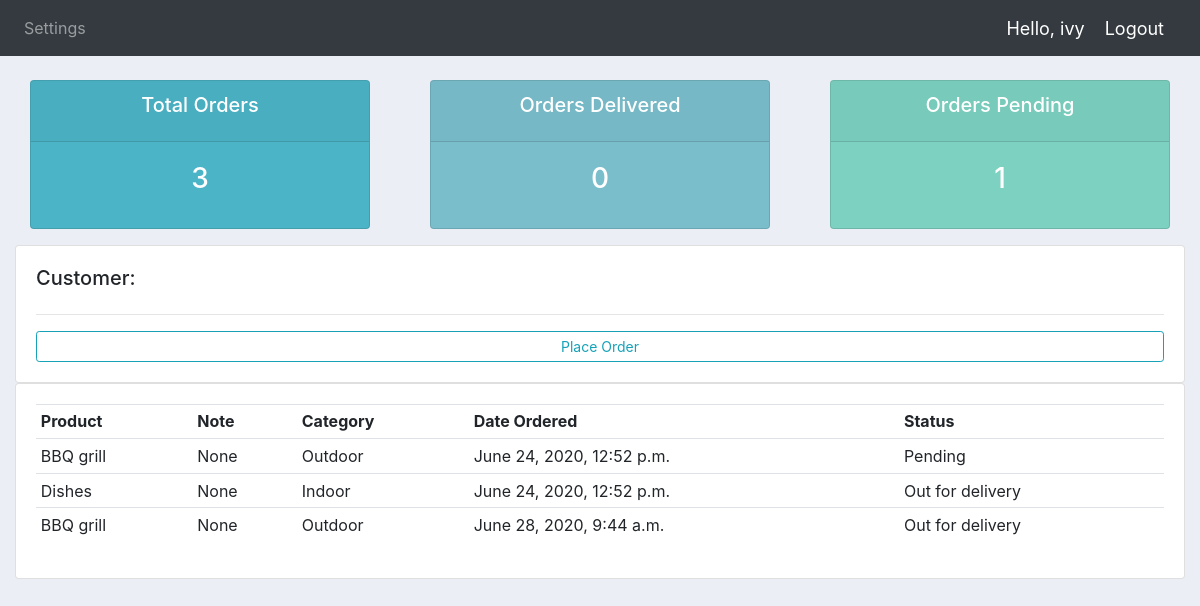
The app's page /user/ (signed in) with its own data.
### accounts/models.py (models this page shows, shortened)
class Order(models.Model):
    STATUS = (
        ('Pending', 'Pending'),
        ('Out for delivery', 'Out for delivery'),
        ('Delivered', 'Delivered'),
    )
    customer = models.ForeignKey(Customer, on_delete=models.SET_NULL, related_name='orders', null=True)
    product = models.ForeignKey(Product, on_delete=models.SET_NULL, related_name='orders', null=True)
    date_created = models.DateTimeField(auto_now_add=True, null=True)
    status = models.CharField(max_length=200, null=True, choices=STATUS)
    note = models.CharField(max_length=1000, null=True)

class Product(models.Model):
    CATEGORY = (
        ('Indoor', 'Indoor'),
        ('Outdoor', 'Outdoor'),
    )
    name = models.CharField(max_length=200, null=True)
    price = models.FloatField(null=True)
    category = models.CharField(max_length=200, null=True, choices=CATEGORY)
    description = models.TextField(null=True, blank=True)
    date_created = models.DateTimeField(auto_now_add=True, null=True)
    tags = models.ManyToManyField(Tag)
    def __str__(self):
        return self.name

### accounts/decorators.py (the view)
        def wrapper_func(request, *args, **kwargs):
            group = None
            if request.user.groups.exists():
                group = request.user.groups.all()[0].name
            if group in allowed_roles:
                return view_func(request, *args, **kwargs)
            else:
                return HttpResponse('You are not authorised to view this page.')

### accounts/views.py (called while the page is built)
@login_required(login_url='login')
@allowed_users(allowed_roles=['customer'])
def userPage(request):
    customer = request.user.customer
    orders = request.user.customer.orders.all()
    total_orders = orders.count()
    orders_delivered = orders.filter(status='Delivered').count()
    orders_pending = orders.filter(status='Pending').count()
    context = {'customer': customer, 'orders': orders, 'total_orders': total_orders, 'orders_delivered': orders_delivered, 'orders_pending': orders_pending}
    return render(request, 'accounts/user.html', context)

### accounts/templates/accounts/user.html
{% extends 'accounts/main.html' %}
{% block content %}
    {% include 'accounts/status.html' %}
    <div class="row">
	<div class="col-md">
		<div class="card card-body">
			<h5>Customer:</h5>
			<hr>
			<a class="btn btn-outline-info  btn-sm btn-block" href="{% url 'create_order' customer.id %}">Place Order</a>
		</div>
	</div>
    </div>
    <div class="row">
        <div class="col-md">
            <div class="card card-body">
                <table class="table table-sm">
                    <tr>
                        <th>Product</th>
                        <th>Note</th>
                        <th>Category</th>
                        <th>Date Ordered</th>
                        <th>Status</th>
                    </tr>
                    {% for order in orders %}
                        <tr>
                            <td>{{ order.product }}</td>
                            <td>{{ order.note }}</td>
                            <td>{{ order.product.category }}</td>
                            <td>{{ order.date_created }}</td>
                            <td>{{ order.status }}</td>
                        </tr>
                    {% endfor %}
                </table>
            </div>
        </div>
    </div>
{% endblock %}

### accounts/templates/accounts/navbar.html (shortened to what this page needs)
{% load static %}
<nav class="navbar navbar-expand-lg navbar-dark bg-dark">
  <div class="collapse navbar-collapse" id="navbarNav">
    <ul class="navbar-nav">
        {% if request.user.is_staff %}
            <li class="nav-item active">
                <a class="nav-link" href="{% url 'home' %}">Dashboard</a>
            </li>
            <li class="nav-item">
                <a class="nav-link" href="{% url 'products' %}">Products</a>
            </li>
        {% else %}
            <li class="nav-item">
                <a class="nav-link" href="{% url 'account' %}">Settings</a>
            </li>
        {% endif %}
    </ul>
  </div>
  <span class="hello-msg">Hello, {{ request.user }}</span>
  <span><a class="hello-msg" href="{% url 'logout' %}">Logout</a></span>
</nav>

### static/css/main.css (style rules this page uses)
body { background-color: #ebeff5; }

### accounts/templates/accounts/navbar.html (style rules this page uses)
.hello-msg { font-size: 18px; color: white; margin-right: 20px; }

### records on screen
Order: product "BBQ grill", note "None", product.category "Outdoor", date_created "June 24, 2020, 12:52 p.m.", status "Pending"
Order: product "Dishes", note "None", product.category "Indoor", date_created "June 24, 2020, 12:52 p.m.", status "Out for delivery"
Order: product "BBQ grill", note "None", product.category "Outdoor", date_created "June 28, 2020, 9:44 a.m.", status "Out for delivery"

### other values on screen
{{ request.user }} "ivy"
{{ total_orders }} "3"
{{ orders_delivered }} "0"
{{ orders_pending }} "1"
